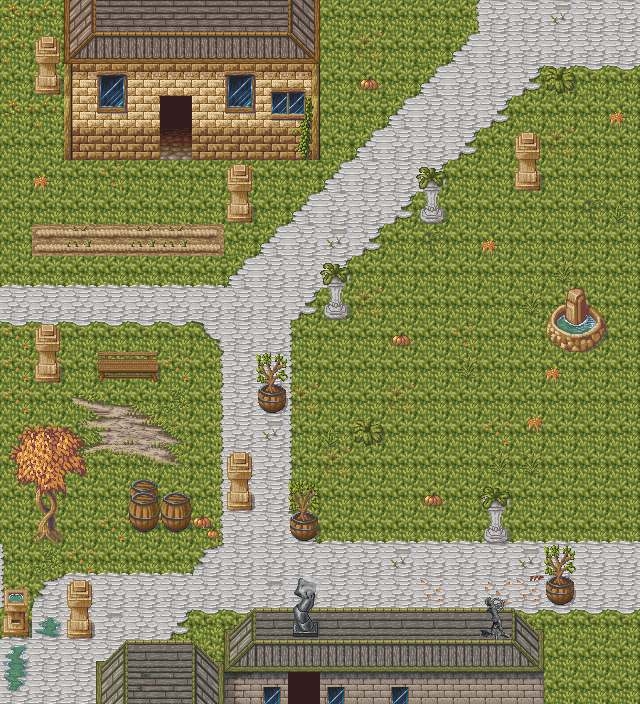

A 2D game scene composited from a Tiled map and its tileset images. What follows is a short description and the map's XML, with each tile layer's data collapsed to a summary:
An orthogonal 20x22 tile map with 32x32 px tiles, 7 tile layers (Tile Layer 1, Tile Layer 2, tree trunks, Tile Layer 3, ...), 2 tilesets and 24 objects (8x wall, 5x rebound, 5x tormentor, 4x goblin, door, ...).

<map version="1.4" tiledversion="1.4.1" orientation="orthogonal" renderorder="right-down" width="20" height="22" tilewidth="32" tileheight="32" infinite="0" nextlayerid="9" nextobjectid="31">
 <tileset firstgid="1" source="../../swordcon-adv.tsx" />
 <tileset firstgid="361" source="../arkanos.tsx" />
 <layer id="1" name="Tile Layer 1" width="20" height="22">
  <data>[440 cells, 440 non-empty, 3 distinct tile ids]</data>
 </layer>
 <layer id="2" name="Tile Layer 2" width="20" height="22">
  <data>[440 cells, 300 non-empty, 34 distinct tile ids]</data>
 </layer>
 <layer id="3" name="tree trunks" width="20" height="22">
  <data>[440 cells, 20 non-empty, 11 distinct tile ids]</data>
 </layer>
 <layer id="4" name="Tile Layer 3" width="20" height="22">
  <data>[440 cells, 126 non-empty, 92 distinct tile ids]</data>
 </layer>
 <layer id="8" name="eee" width="20" height="22">
  <data>[440 cells, 10 non-empty, 2 distinct tile ids]</data>
 </layer>
 <layer id="5" name="shadow" width="20" height="22">
  <data>[440 cells, 19 non-empty, 17 distinct tile ids]</data>
 </layer>
 <layer id="6" name="Tile Layer 4" width="20" height="22">
  <data>[440 cells, 16 non-empty, 6 distinct tile ids]</data>
 </layer>
 <objectgroup id="7" name="objects">
  <object id="1" name="wall" x="64" y="0" width="256" height="160" />
  <object id="3" name="wall" x="-16" y="0" width="16" height="704" />
  <object id="4" name="wall" x="0" y="704" width="648" height="16" />
  <object id="5" name="wall" x="640" y="0" width="8" height="704" />
  <object id="6" name="wall" x="0" y="-16" width="648" height="16" />
  <object id="7" name="wall" x="16" y="424" width="56" height="120" />
  <object id="8" name="wall" x="96" y="640" width="128" height="64" />
  <object id="9" name="wall" x="224" y="608" width="320" height="96" />
  <object id="13" name="rebound" x="64" y="576" width="32" height="64" />
  <object id="15" name="rebound" x="224" y="448" width="32" height="64" />
  <object id="16" name="rebound" x="32" y="320" width="32" height="64" />
  <object id="17" name="rebound" x="224" y="160" width="32" height="64" />
  <object id="18" name="door" x="32" y="32" width="32" height="64" />
  <object id="19" name="rebound" x="512" y="128" width="32" height="64" />
  <object id="20" name="tormentor" x="360" y="144">
   <properties>
    <property name="vertical" type="bool" value="true" />
   </properties>
   <point />
  </object>
  <object id="21" name="entrance" x="544" y="288" width="32" height="64" />
  <object id="22" name="tormentor" x="440" y="288">
   <properties>
    <property name="vertical" type="bool" value="false" />
   </properties>
   <point />
  </object>
  <object id="24" name="tormentor" x="248" y="264">
   <properties>
    <property name="vertical" type="bool" value="false" />
   </properties>
   <point />
  </object>
  <object id="25" name="tormentor" x="48" y="176">
   <properties>
    <property name="vertical" type="bool" value="false" />
   </properties>
   <point />
  </object>
  <object id="26" name="tormentor" x="48" y="216">
   <properties>
    <property name="vertical" type="bool" value="false" />
   </properties>
   <point />
  </object>
  <object id="27" name="goblin" x="144" y="288">
   <properties>
    <property name="vertical" type="bool" value="true" />
   </properties>
   <point />
  </object>
  <object id="28" name="goblin" x="136" y="432">
   <properties>
    <property name="vertical" type="bool" value="true" />
   </properties>
   <point />
  </object>
  <object id="29" name="goblin" x="112" y="544">
   <properties>
    <property name="evil" type="bool" value="true" />
    <property name="vertical" type="bool" value="false" />
   </properties>
   <point />
  </object>
  <object id="30" name="goblin" x="152" y="512">
   <properties>
    <property name="vertical" type="bool" value="false" />
   </properties>
   <point />
  </object>
 </objectgroup>
</map>
